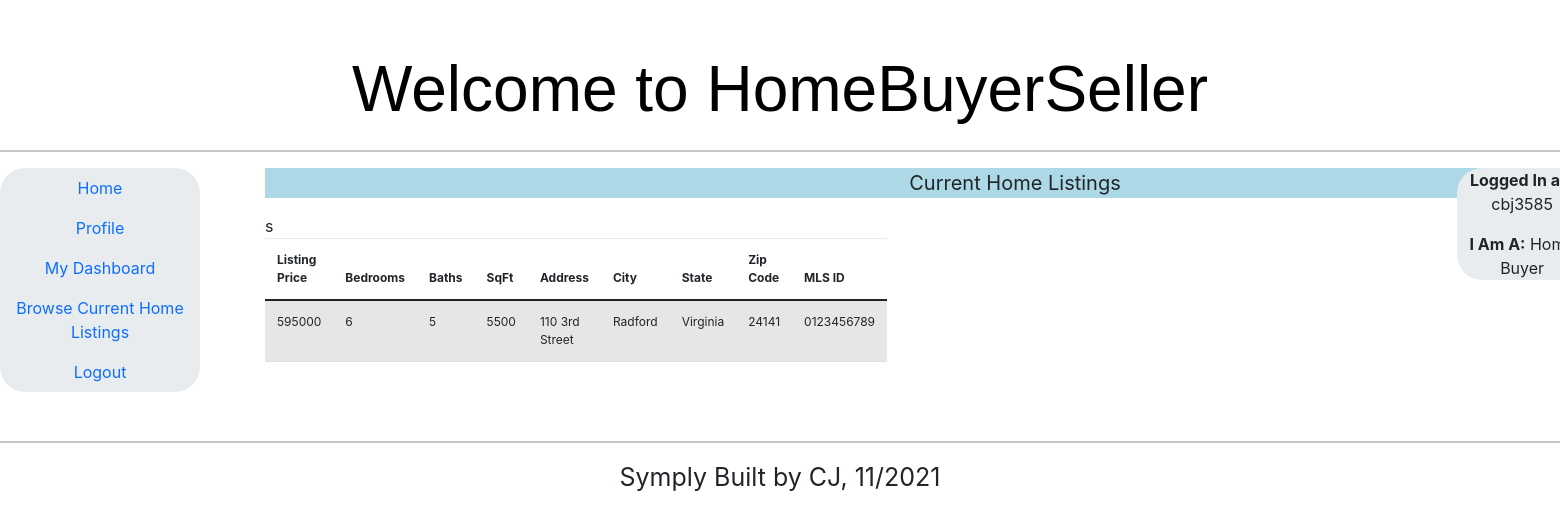
/listing_table (signed in), run on the app's committed database.
### application.py (models this page shows, shortened)
    class Listings(db.Model):
        __tablename__ = 'homelistings'
        username = db.Column(db.String, primary_key=True)
        listingprice = db.Column(db.String, default='')
        beds = db.Column(db.String, default='')
        baths = db.Column(db.String, default='')
        sqft = db.Column(db.String, default='')
        address = db.Column(db.String, default='')
        city = db.Column(db.String, default='')
        state = db.Column(db.String, default='')
        zipcode = db.Column(db.String, default='')
        mlsid = db.Column(db.String, default='')

    class User(db.Model):
        __tablename__ = 'user'
        username = db.Column(db.String, primary_key=True)
        email = db.Column(db.String)
        phonenumber = db.Column(db.String)
        firstname = db.Column(db.String)
        lastname = db.Column(db.String)
        city = db.Column(db.String)
        state = db.Column(db.String)
        password = db.Column(db.String)
        authenticated = db.Column(db.Boolean, default=False)
        buyer = db.Column(db.Boolean, default=False)
        seller = db.Column(db.Boolean, default=False)

### application.py (the view)
    @application.route("/listing_table")
    def listing_table():
        if current_user.is_authenticated:
            if current_user.buyer == True:
                buyer = current_user.username
                listings = Listings.query.all()
                poster_data = User.query.filter(User.username == buyer)
                for mm in poster_data:
                    by = mm.buyer
                if by == True:
                    ut = 'Home Buyer'
                else:
                    ut = 'Home Seller'
                return render_template('listing_table_buyer.html', homelistings=listings, buyer=buyer, tabtitle='Symply Home Listings',ut=ut)
        else:
            listings = Listings.query.all()
            return render_template('listing_table.html', homelistings=listings, tabtitle='Symply Home Listings')

### application.py (called while the page is built)
    @login_manager.user_loader
    def user_loader(user_id):
        return User.query.get(user_id)

### templates/listing_table_buyer.html (shortened to what this page needs)
{% extends "base3.html" %}
{% block content %}
<!DOCTYPE html>
<html lang="en">
  <head>
    <link href="{{ url_for('static', filename='bootstrap.min.css') }}" rel="stylesheet">
    <link href="{{ url_for('static', filename='narrow-jumbotron.css') }}" rel="stylesheet">
  </head>
  <body>
    <div><p style="background-color: lightblue;font-size: 20px; width: 1500px; text-align: center;">Current Home Listings</p></div>
  <table id="data" class="table table-striped" style="width: 1500px; font-size: 12px;">
    <thead>
      <tr>
        <th>Listing Price</th>
        <th>Bedrooms</th>
        <th>Baths</th>s
        <th>SqFt</th>
        <th>Address</th>
        <th>City</th>
        <th>State</th>
        <th>Zip Code</th>
        <th>MLS ID</th>
      </tr>
    </thead>
    <tbody>
      {% for hl in homelistings %}
        <tr>
          <td>{{ hl.listingprice }}</td>
          <td>{{ hl.beds }}</td>
          <td>{{ hl.baths }}</td>
          <td>{{ hl.sqft }}</td>
          <td>{{ hl.address }}</td>
          <td>{{ hl.city }}</td>
          <td>{{ hl.state }}</td>
          <td>{{ hl.zipcode }}</td>
          <td>{{ hl.mlsid }}</td>
        </tr>
      {% endfor %}
    </tbody>
  </table>
  </body>
</html>
{% endblock %}
{% block loggedin %}
<!DOCTYPE html>
<html lang="en">
  <head>
    <link href="{{ url_for('static', filename='bootstrap.min.css') }}" rel="stylesheet">
    <link href="{{ url_for('static', filename='narrow-jumbotron.css') }}" rel="stylesheet">
  </head>
  <body>
      <div>
        <p><b>Logged In as:</b> {{buyer}}</p>
        <p><b>I Am A:</b> {{ut}}</p>
      </div>
  </body>
</html>
{% endblock %}

### static/narrow-jumbotron.css (style rules this page uses)
body { padding-top: 1.5rem; padding-bottom: 1.5rem; }

### data on the page
Listings: listingprice "595000", beds "6", baths "5", sqft "5500", address "110 3rd Street", city "Radford", state "Virginia", zipcode "24141", mlsid "0123456789"
User: username "cbj3585"
